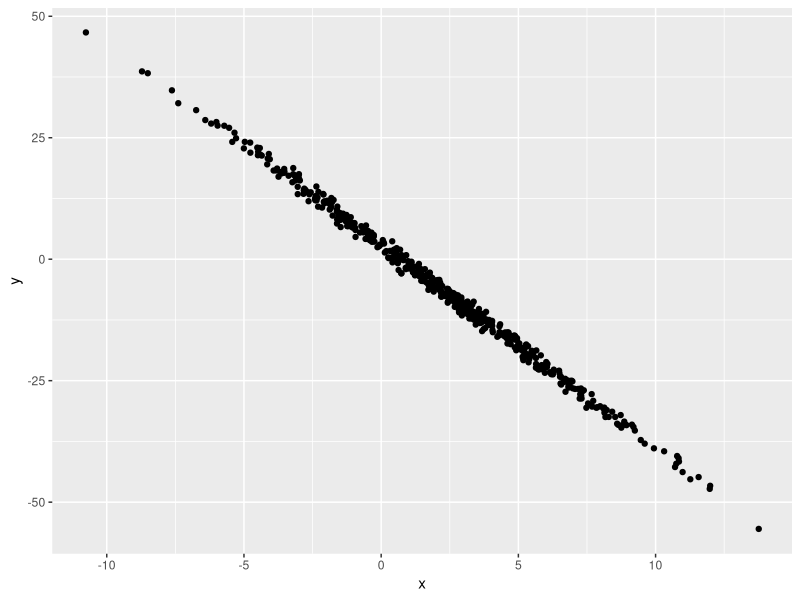

Write R code to recreate this figure.
## ---- chunk 1
samp = rnorm(100)
length(samp)
## ---- chunk 2

library(tidyverse)

plot_df= tibble(x = rnorm(500, mean = 2, sd = 4),
                  y = 3 - 4.2 * x + rnorm(500))
                  
ggplot(plot_df,aes(x = x, y = y)) + geom_point()

